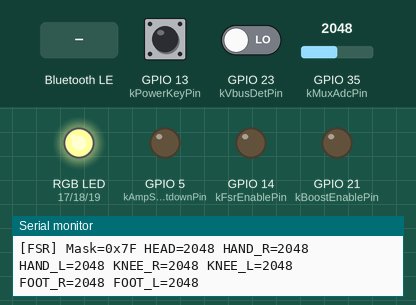
Recording of a program running on a simulated ESP32. Parts: an RGB LED mixed from three pins (HIGH = lit), output pins drawn as LEDs (lit = HIGH), the last lines printed to the serial monitor. The test bench sets the inputs (shaded band); at power-on: GPIO 23 (kVbusDetPin) LOW, GPIO 13 (kPowerKeyPin) HIGH, GPIO 35 (kMuxAdcPin) = 2048 (analog values on the 0–4095 scale). Nothing arrives over Bluetooth unless stated; a phone connects over Bluetooth LE 3 s after start; pins used as bus, display or sensor lines are not drawn. At 10.8 s the program puts the board to deep sleep or switches it off; the recording ends there.

Above: at 1.4 s.
1.5 s: GPIO 23 (kVbusDetPin) driven HIGH
At 3.46 s:
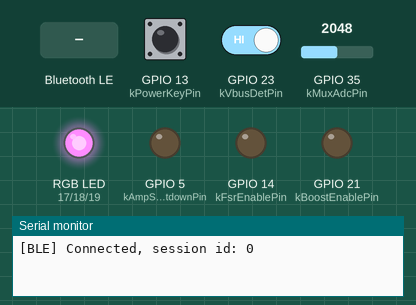
4.5 s: Bluetooth LE write "D" received
At 4.68 s:
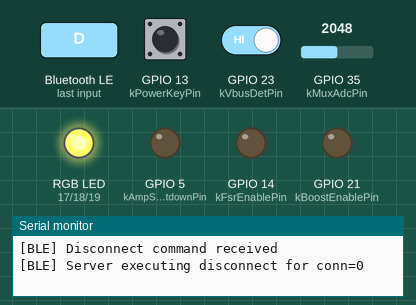
7.5 s: GPIO 13 (kPowerKeyPin) pulled LOW for 3.2 s
At 10.3 s:
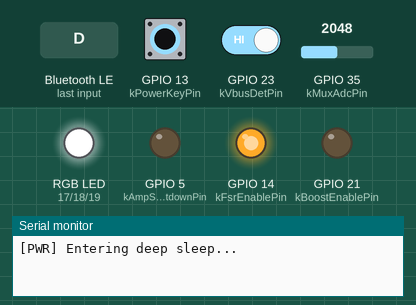
Timing chart, 0 to 10.8 s (numbered marks = the images above; inputs shaded):
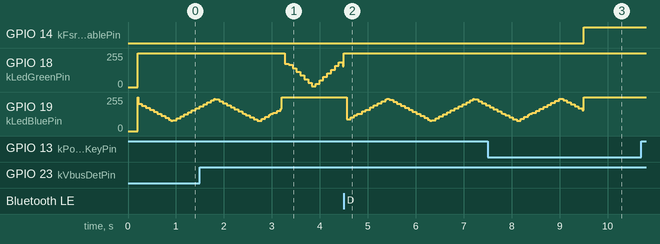

The program:

main.cpp
```cpp
#include <Arduino.h>
#include <BLE2902.h>
#include <BLEDevice.h>
#include <BLEServer.h>
#include <BLEUtils.h>
#include <driver/gpio.h>
#include <esp_mac.h>
#include <esp_sleep.h>

namespace {

/**
 * 引脚定义 - 匹配硬件电路设计
 */
constexpr uint8_t kMuxAdcPin = 35;       // CD74HC4051 复用器输出连接到 ESP32 的采样引脚
constexpr uint8_t kMuxS0Pin = 32;        // 复用器地址位 0
constexpr uint8_t kMuxS1Pin = 33;        // 复用器地址位 1
constexpr uint8_t kMuxS2Pin = 27;        // 复用器地址位 2
constexpr uint8_t kFsrEnablePin = 14;    // 传感器电源总开关
constexpr uint8_t kPowerKeyPin = 13;     // 板载电源/多功能按键
constexpr uint8_t kBoostEnablePin = 21;  // 升压电路使能
constexpr uint8_t kAmpShutdownPin = 5;   // 放大器休眠控制
constexpr uint8_t kVbusDetPin = 23;      // USB 充电检测引脚
constexpr uint8_t kLedRedPin = 17;       // RGB LED 红灯
constexpr uint8_t kLedGreenPin = 18;     // RGB LED 绿灯
constexpr uint8_t kLedBluePin = 19;      // RGB LED 蓝灯

/**
 * 系统参数与阈值
 */
constexpr uint8_t kFsrPowerActiveLevel = LOW;
constexpr bool kRgbLedActiveLow = true;
constexpr uint16_t kTriggerThreshold = 3000;
constexpr uint32_t kSampleIntervalMs = 80;
constexpr uint32_t kPowerKeyLongPressMs = 2000;
constexpr uint32_t kAdvertisingRestartDelayMs = 500;
constexpr uint32_t kAdvertisingWatchdogMs = 30000;
constexpr uint32_t kNotifyTimeoutMs = 3000;

constexpr uint8_t kPayloadHeader = 0xA5;
constexpr uint8_t kLedRedChannel = 0;
constexpr uint8_t kLedGreenChannel = 1;
constexpr uint8_t kLedBlueChannel = 2;
constexpr uint16_t kLedPwmFrequency = 5000;
constexpr uint8_t kLedPwmResolution = 8;

constexpr char kDeviceNamePrefix[] = "FSR-MAT";
constexpr char kServiceUuid[] = "2f3a0001-3c18-4b22-9c70-364d4f535200";
constexpr char kNotifyUuid[] = "2f3a0002-3c18-4b22-9c70-364d4f535200";
constexpr char kControlUuid[] = "2f3a0003-3c18-4b22-9c70-364d4f535200";

struct FsrSensor {
  const char *key;
  const char *label;
  uint8_t muxChannel;
};

constexpr FsrSensor kSensors[] = {
    {"HEAD", "Head", 3},       {"HAND_R", "Right hand", 0},
    {"HAND_L", "Left hand", 4}, {"KNEE_R", "Right knee", 1},
    {"KNEE_L", "Left knee", 6}, {"FOOT_R", "Right foot", 2},
    {"FOOT_L", "Left foot", 5},
};
constexpr size_t kSensorCount = sizeof(kSensors) / sizeof(kSensors[0]);

BLEServer *bleServer = nullptr;
BLECharacteristic *notifyCharacteristic = nullptr;
BLECharacteristic *controlCharacteristic = nullptr;

bool bleStarted = false;
bool bleClientConnected = false;
bool hasActiveConnId = false;
uint16_t activeConnId = 0;
volatile bool disconnectRequested = false;

uint16_t adcValues[kSensorCount] = {};
uint32_t lastSampleAt = 0;
uint32_t lastNotifySuccessAt = 0;
uint32_t powerKeyPressedAt = 0;
uint32_t advertisingRestartAt = 0;
uint32_t lastAdvertisingKickAt = 0;
char bleDeviceName[16] = {};

// 函数预声明
bool isPowerKeyPressed();
void setRgb(uint8_t red, uint8_t green, uint8_t blue);
void setPeripheralPowerOff();

/**
 * 进入 ESP32 深度睡眠
 */
void enterDeepSleep() {
  Serial.println("[PWR] Entering deep sleep...");

  // 1. 先关闭所有可见和耗电的功能
  if (bleStarted) {
    BLEDevice::getAdvertising()->stop();
    BLEDevice::deinit(true);
    bleStarted = false;
  }
  setPeripheralPowerOff();
  setRgb(0, 0, 0);

  // 2. 关键修复：等待用户松开按键。防止进入睡眠瞬间又被当前的低电平唤醒。
  while (isPowerKeyPressed()) {
    delay(10);
  }
  delay(100);

  // 3. 配置唤醒源并开始深度睡眠
  gpio_deep_sleep_hold_en();
  esp_sleep_enable_ext0_wakeup(static_cast<gpio_num_t>(kPowerKeyPin), 0); // 0 = 低电平（按下）唤醒
  esp_deep_sleep_start();
}

/**
 * 蓝牙服务器回调类：处理连接与断开事件
 */
class ServerCallbacks final : public BLEServerCallbacks {
  void onConnect(BLEServer *server, esp_ble_gatts_cb_param_t *param) override {
    bleClientConnected = true;
    hasActiveConnId = true;
    activeConnId = param->connect.conn_id;
    lastNotifySuccessAt = millis();
    Serial.print("[BLE] Connected, session id: ");
    Serial.println(activeConnId);
  }

  void onDisconnect(BLEServer *server, esp_ble_gatts_cb_param_t *param) override {
    bleClientConnected = false;
    hasActiveConnId = false;
    disconnectRequested = false;
    activeConnId = 0;
    advertisingRestartAt = millis() + kAdvertisingRestartDelayMs;
    Serial.println("[BLE] Disconnected, preparing to restart advertising...");
  }
};

/**
 * 蓝牙控制特征回调类：处理 App 下发的指令
 */
class ControlCallbacks final : public BLECharacteristicCallbacks {
  void onWrite(BLECharacteristic *characteristic, esp_ble_gatts_cb_param_t *param) override {
    const std::string value = characteristic->getValue();
    if (value.empty()) return;
    if (value[0] == 'D' || value[0] == 'd' || value[0] == 0x44) {
      disconnectRequested = true;
      bleClientConnected = false;
      Serial.println("[BLE] Disconnect command received");
    }
  }
};

/**
 * 切换 CD74HC4051 的选通通道
 */
void selectMuxChannel(uint8_t channel) {
  digitalWrite(kMuxS0Pin, channel & 0x01);
  digitalWrite(kMuxS1Pin, (channel >> 1) & 0x01);
  digitalWrite(kMuxS2Pin, (channel >> 2) & 0x01);
  delayMicroseconds(60);
}

/**
 * 读取复用器指定通道的 ADC 值
 */
uint16_t readMuxAdc(uint8_t channel) {
  selectMuxChannel(channel);
  uint32_t total = 0;
  constexpr uint8_t samples = 8;
  for (uint8_t i = 0; i < samples; ++i) {
    total += analogRead(kMuxAdcPin);
    delayMicroseconds(120);
  }
  return static_cast<uint16_t>(total / samples);
}

/**
 * 循环采样所有传感器并更新掩码
 */
uint8_t sampleSensors() {
  uint8_t triggerMask = 0;
  for (size_t i = 0; i < kSensorCount; ++i) {
    adcValues[i] = readMuxAdc(kSensors[i].muxChannel);
    if (adcValues[i] < kTriggerThreshold) {
      triggerMask |= (1U << i);
    }
  }
  return triggerMask;
}

/**
 * 串口打印采样结果（调试用）
 */
void printSample(uint8_t triggerMask) {
  Serial.printf("[FSR] Mask=0x%02X ", triggerMask);
  for (size_t i = 0; i < kSensorCount; ++i) {
    Serial.printf("%s=%u ", kSensors[i].key, adcValues[i]);
  }
  Serial.println();
}

/**
 * 将采样数据通过蓝牙 Notify 发送给 App
 */
void publishBleSample(uint8_t triggerMask) {
  if (notifyCharacteristic == nullptr || !bleClientConnected) return;

  uint8_t payload[2 + kSensorCount * 2] = {};
  payload[0] = kPayloadHeader;
  payload[1] = triggerMask;

  for (size_t i = 0; i < kSensorCount; ++i) {
    const size_t offset = 2 + i * 2;
    payload[offset] = adcValues[i] & 0xFF;
    payload[offset + 1] = (adcValues[i] >> 8) & 0xFF;
  }

  notifyCharacteristic->setValue(payload, sizeof(payload));
  notifyCharacteristic->notify();
  lastNotifySuccessAt = millis();
}

// 基础 IO 状态获取
bool isPowerKeyPressed() { return digitalRead(kPowerKeyPin) == LOW; }
bool isCharging() { return digitalRead(kVbusDetPin) == HIGH; }

uint8_t ledDuty(uint8_t brightness) {
  return kRgbLedActiveLow ? 255 - brightness : brightness;
}

/**
 * 设置 RGB LED 颜色
 */
void setRgb(uint8_t red, uint8_t green, uint8_t blue) {
  ledcWrite(kLedRedChannel, ledDuty(red));
  ledcWrite(kLedGreenChannel, ledDuty(green));
  ledcWrite(kLedBlueChannel, ledDuty(blue));
}

/**
 * 计算呼吸灯当前的亮度值
 */
uint8_t breatheValue(uint32_t now, uint32_t periodMs, uint8_t minValue, uint8_t maxValue) {
  const uint32_t phase = now % periodMs;
  const uint32_t halfPeriod = periodMs / 2;
  const uint32_t ramp = phase < halfPeriod ? phase : periodMs - phase;
  return minValue + (ramp * (maxValue - minValue)) / halfPeriod;
}

/**
 * 更新状态指示灯逻辑
 */
void updateStatusLed(uint32_t now) {
  if (!bleClientConnected) {
    const uint8_t blue = breatheValue(now, 1800, 12, 180);
    setRgb(0, 0, blue);
    return;
  }
  if (isCharging()) {
    const uint8_t green = breatheValue(now, 1100, 70, 255);
    setRgb(0, green, 0);
    return;
  }
  setRgb(0, 0, 120);
}

void startAdvertising() {
  if (!bleStarted || bleClientConnected) return;
  BLEDevice::getAdvertising()->stop();
  delay(10);
  BLEDevice::startAdvertising();
  lastAdvertisingKickAt = millis();
  Serial.println("[BLE] Advertising started");
}

void updateAdvertising(uint32_t now) {
  if (bleClientConnected && (now - lastNotifySuccessAt > kNotifyTimeoutMs)) {
    Serial.println("[BLE] Notify timeout - killing session");
    disconnectRequested = true;
    bleClientConnected = false;
  }
  if (bleClientConnected) return;
  if (advertisingRestartAt != 0 && static_cast<int32_t>(now - advertisingRestartAt) >= 0) {
    advertisingRestartAt = 0;
    startAdvertising();
    return;
  }
  if (now - lastAdvertisingKickAt >= kAdvertisingWatchdogMs) {
    startAdvertising();
  }
}

void handleBleControl() {
  if (!disconnectRequested) return;
  if (bleServer != nullptr && hasActiveConnId) {
    const uint16_t connId = activeConnId;
    Serial.print("[BLE] Server executing disconnect for conn=");
    Serial.println(connId);
    bleServer->disconnect(connId);
    bleClientConnected = false;
    hasActiveConnId = false;
    activeConnId = 0;
  }
  disconnectRequested = false;
}

void setupRgbLed() {
  // 1. 初始化 PWM 定时器配置
  ledcSetup(kLedRedChannel, kLedPwmFrequency, kLedPwmResolution);
  ledcSetup(kLedGreenChannel, kLedPwmFrequency, kLedPwmResolution);
  ledcSetup(kLedBlueChannel, kLedPwmFrequency, kLedPwmResolution);

  // 2. 关键优化：在把引脚绑定到 PWM 通道之前，先预设好“全灭”的占空比。
  // 这样当 ledcAttachPin 执行的瞬间，输出电平就是我们期望的关闭状态。
  ledcWrite(kLedRedChannel, ledDuty(0));
  ledcWrite(kLedGreenChannel, ledDuty(0));
  ledcWrite(kLedBlueChannel, ledDuty(0));

  // 3. 此时再让 PWM 外设接管物理引脚
  ledcAttachPin(kLedRedPin, kLedRedChannel);
  ledcAttachPin(kLedGreenPin, kLedGreenChannel);
  ledcAttachPin(kLedBluePin, kLedBlueChannel);
}

void setPeripheralPowerOff() {
  digitalWrite(kFsrEnablePin, !kFsrPowerActiveLevel);
  digitalWrite(kBoostEnablePin, LOW);
  digitalWrite(kAmpShutdownPin, LOW);
  digitalWrite(kMuxS0Pin, LOW);
  digitalWrite(kMuxS1Pin, LOW);
  digitalWrite(kMuxS2Pin, LOW);
}

/**
 * 唤醒检测：如果是按键唤醒，必须按住 2 秒才开机，否则继续睡（防误触）
 */
void confirmWakeFromPowerKey() {
  if (esp_sleep_get_wakeup_cause() != ESP_SLEEP_WAKEUP_EXT0) return;

  Serial.println("[PWR] Wake up by power key, confirming...");

  const uint32_t startedAt = millis();
  while (millis() - startedAt < kPowerKeyLongPressMs) {
    if (!isPowerKeyPressed()) {
      Serial.println("[PWR] Confirm failed, going back to sleep");
      enterDeepSleep();
    }
    delay(10);
  }
  Serial.println("[PWR] Confirm success, booting up...");
}

void updatePowerKey(uint32_t now) {
  if (!isPowerKeyPressed()) {
    powerKeyPressedAt = 0;
    return;
  }
  if (powerKeyPressedAt == 0) {
    powerKeyPressedAt = now;
    return;
  }
  if (now - powerKeyPressedAt >= kPowerKeyLongPressMs) {
    enterDeepSleep();
  }
}

void setupPins() {
  // 1. 立即清理 Deep Sleep 保持状态
  gpio_deep_sleep_hold_dis();

  // 2. 核心防御：在 PWM 初始化之前，先通过普通 GPIO 模式强制将引脚设为灭灯电平。
  // 这里的 ledDuty(0) 会根据是共阳极还是共阴极自动返回 HIGH 或 LOW。
  pinMode(kLedRedPin, OUTPUT);
  pinMode(kLedGreenPin, OUTPUT);
  pinMode(kLedBluePin, OUTPUT);
  digitalWrite(kLedRedPin, ledDuty(0));
  digitalWrite(kLedGreenPin, ledDuty(0));
  digitalWrite(kLedBluePin, ledDuty(0));

  // 3. 其它引脚初始化
  pinMode(kMuxS0Pin, OUTPUT);
  pinMode(kMuxS1Pin, OUTPUT);
  pinMode(kMuxS2Pin, OUTPUT);
  pinMode(kFsrEnablePin, OUTPUT);
  pinMode(kBoostEnablePin, OUTPUT);
  pinMode(kAmpShutdownPin, OUTPUT);
  pinMode(kPowerKeyPin, INPUT_PULLUP);
  pinMode(kVbusDetPin, INPUT);

  digitalWrite(kFsrEnablePin, kFsrPowerActiveLevel);

  // 4. 此时引脚已经是稳定的灭灯状态，再进行 PWM 转换
  setupRgbLed();

  analogReadResolution(12);
  analogSetPinAttenuation(kMuxAdcPin, ADC_11db);
}

void setupBle() {
  uint8_t mac[6] = {};
  esp_read_mac(mac, ESP_MAC_BT);
  snprintf(bleDeviceName, sizeof(bleDeviceName), "%s-%02X%02X", kDeviceNamePrefix, mac[4], mac[5]);
  BLEDevice::init(bleDeviceName);
  bleStarted = true;
  BLEDevice::setMTU(128);
  bleServer = BLEDevice::createServer();
  bleServer->setCallbacks(new ServerCallbacks());
  BLEService *service = bleServer->createService(kServiceUuid);
  notifyCharacteristic = service->createCharacteristic(
      kNotifyUuid, BLECharacteristic::PROPERTY_READ | BLECharacteristic::PROPERTY_NOTIFY);
  notifyCharacteristic->addDescriptor(new BLE2902());
  controlCharacteristic = service->createCharacteristic(
      kControlUuid, BLECharacteristic::PROPERTY_WRITE);
  controlCharacteristic->setCallbacks(new ControlCallbacks());
  service->start();
  BLEAdvertising *adv = BLEDevice::getAdvertising();
  BLEAdvertisementData advData;
  advData.setFlags(0x06);
  advData.setCompleteServices(BLEUUID(kServiceUuid));
  BLEAdvertisementData scanResp;
  scanResp.setName(bleDeviceName);
  adv->setAdvertisementData(advData);
  adv->setScanResponseData(scanResp);
  adv->setScanResponse(true);
  startAdvertising();
  Serial.print("[BLE] Ready, advertising as: ");
  Serial.println(bleDeviceName);
}

}  // namespace

void setup() {
  Serial.begin(115200);
  delay(200);
  setupPins();

  // 关键优化：开机确认前保持灭灯
  setRgb(0, 0, 0);
  confirmWakeFromPowerKey();

  // 只有确认开机（按满2秒）后，才开启蓝牙和亮灯
  setupBle();
  Serial.println("[System] Boot complete");
}

void loop() {
  const uint32_t now = millis();
  updatePowerKey(now);
  updateStatusLed(now);
  updateAdvertising(now);
  handleBleControl();
  if (now - lastSampleAt < kSampleIntervalMs) {
    delay(2);
    return;
  }
  lastSampleAt = now;
  const uint8_t triggerMask = sampleSensors();
  publishBleSample(triggerMask);
  static uint32_t lastPrintAt = 0;
  if (now - lastPrintAt > 1000) {
    printSample(triggerMask);
    lastPrintAt = now;
  }
}
```

Measured:
- after the input at 7.5 s, GPIO 14 (kFsrEnablePin): LOW → HIGH after 2.0 s
